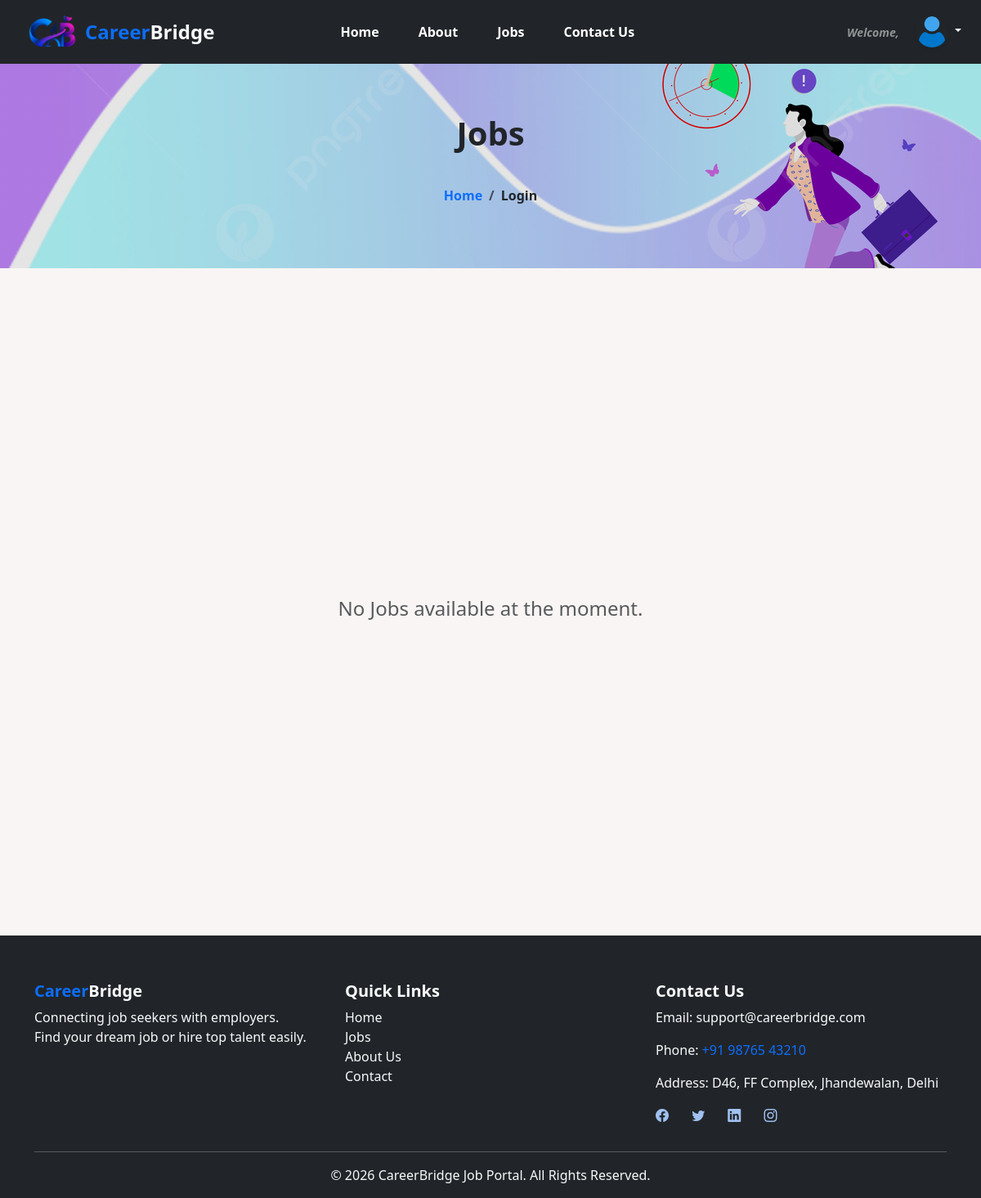
Before: /category-view/3/ (signed in) with the older database file.
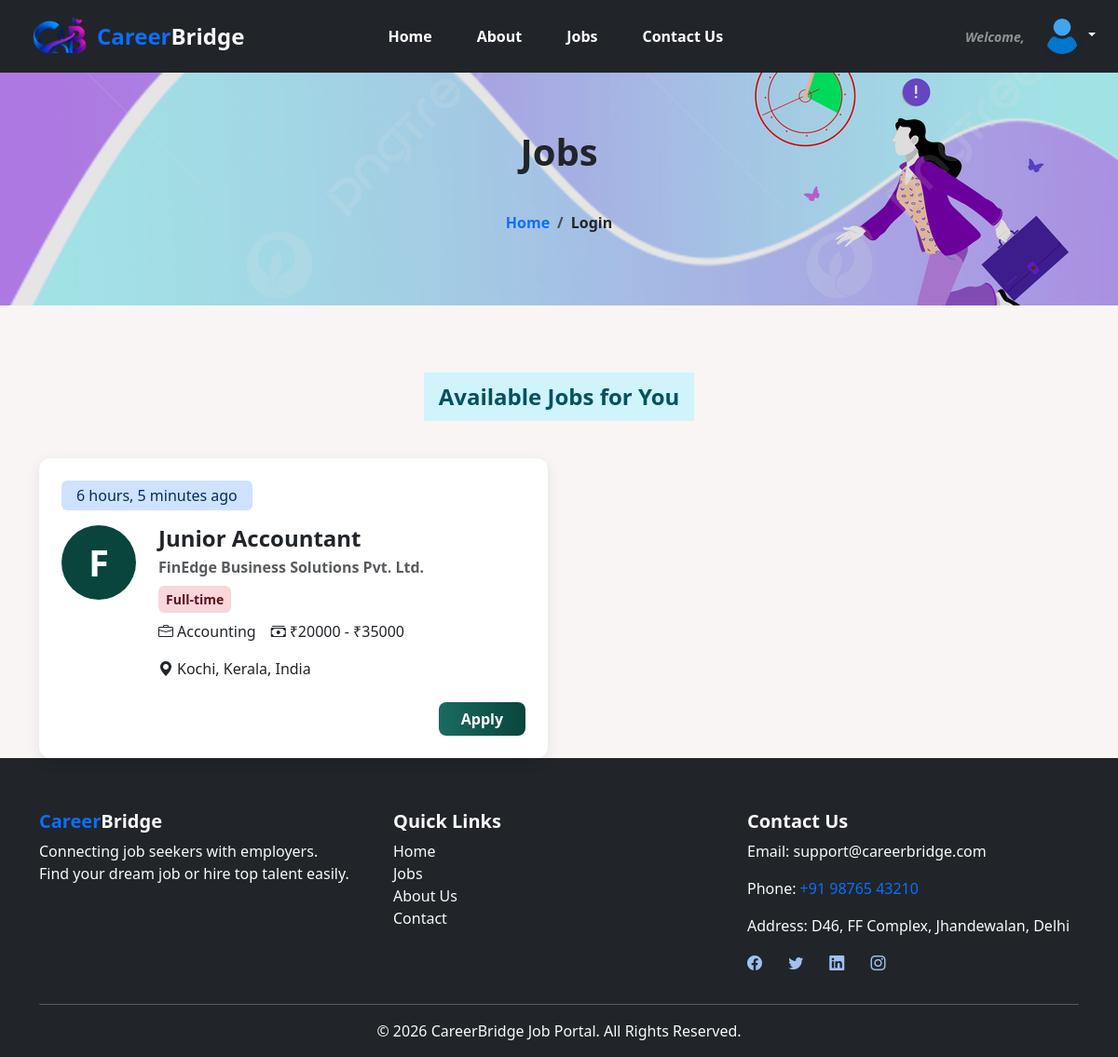
After: the same page with the newer database file.
### job/models.py (models this page shows, shortened)
class Job(models.Model):
    jobtype_choices = (
        ('Full-time', 'Full time'),
        ('Part-time', 'Part time'),
        ('Temporary', 'Temporary'),
        ('Freelance', 'Freelance'),
    )
    work_location_choices = (
        ('On-site', 'On-site'),
        ('Remote', 'Remote'),
        ('Hybrid', 'Hybrid'),
    )
    job_title = models.CharField(max_length=50)
    company_name = models.CharField(max_length=50)
    company_logo = models.ImageField(upload_to='company_logos', null=True, blank=True)
    location = models.CharField(max_length=100)
    job_type = models.CharField(max_length=50, choices=jobtype_choices)
    category = models.ForeignKey(Category, on_delete=models.CASCADE)
    industry_type = models.ForeignKey(Industry, on_delete=models.CASCADE, null=True, blank=True)
    description = models.TextField()
    responsibilities = models.TextField()
    skills = models.TextField()
    min_salary = models.PositiveIntegerField()
    max_salary = models.PositiveIntegerField()
    experience = models.TextField(max_length=50)
    work_location = models.CharField(max_length=50, choices=work_location_choices)
    deadline = models.DateField()
    created_at = models.DateTimeField(auto_now_add=True)
    updated_at = models.DateTimeField(auto_now=True)
    is_featured = models.BooleanField(default=False)
    employer = models.ForeignKey(User, on_delete=models.CASCADE, null=True, blank=True)

class Industry(models.Model):
    industry_type =  models.CharField(max_length=30)
    category = models.ForeignKey(Category, on_delete=models.CASCADE)

### job/views.py (the view)
# urls.py: path('category-view/<int:id>/', views.category_view, name='category_view'),
def category_view(request,id):
    jobs = Job.objects.filter(category_id=id)
    return render(request, 'category_view.html', {'jobs': jobs})

### job/templates/category_view.html (shortened to what the changed rows need)
{% extends 'base.html' %}
{% load static %}
{% block content %}
<div class="container mt-3">
    {% if jobs %}
    <div class="text-center mt-5 py-4">
        <p class="small bg-info-subtle text-info-emphasis fs-4 fw-bold d-inline-block px-3 py-2">Available Jobs for You</p>
    </div>
    <div class="row g-4 align-items-center">
        {% for job in jobs %}
        <div class="col-lg-6 col-md-12 col-12">
            <a href="{% url 'job_details' job.id %}" class="text-decoration-none text-dark">
                <div class="card p-4 h-100 job-card">
                    <div class="mb-3">
                        <span class="d-inline-block px-3 py-1 bg-primary-subtle text-primary-emphasis rounded-2">
                            {{ job.created_at|timesince }} ago
                        </span>
                    </div>
                    <div class="d-flex align-items-start gap-4">
                        <div class="flex-shrink-0">
                            {% if job.company_logo %}
                                <img src="/media/{{ job.company_logo }}" class="img-fluid rounded-circle object-fit-cover" style="width:80px; height:80px;" alt="Company Logo">
                            {% else %}
                                <div class="rounded-circle d-flex align-items-center justify-content-center text-white fw-bold"style="width:80px; height:80px; font-size:40px; background-color: #09453d;">
                                    {{ job.company_name|first|upper }}
                                </div>
                            {% endif %}
                        </div>
                        <div class="flex-grow-1">
                            <h5 class="mb-1 fw-bold job-title fs-4"> {{ job.job_title }} </h5>
                            <p class="mb-2 text-muted fw-semibold">{{ job.company_name }}</p>
                            <div class="mb-2">
                                <span class="small d-inline-block px-2 py-1 bg-danger-subtle text-danger-emphasis fw-semibold rounded">
                                    {{ job.job_type }}
                                </span>
                            </div>
                            <div class="d-flex flex-wrap gap-3 text-dark mt-2">
                                {% if job.industry_type %}
                                <div class="d-flex align-items-center">
                                    <i class="bi bi-briefcase me-1"></i>
                                    <span>{{ job.industry_type.industry_type }}</span>
                                </div>
                                {% endif %}
                                <div class="d-flex align-items-center">
                                    <i class="bi bi-cash-stack me-1"></i>
                                    <span> ₹{{ job.min_salary }} - ₹{{ job.max_salary }}</span>
                                </div>
                                <div class="d-flex align-items-center">
                                    <i class="bi bi-geo-alt-fill me-1"></i>
                                    <span>{{ job.location }}</span>
                                </div>
                            </div>
                        </div>
                    </div>
                    <div class="text-end mt-4">
                        <a href="#applyjob{{ i.id }}" class="btn btn-primary fw-bold px-4">Apply</a>
                    </div>
                </div>
            </a>
        </div>
        {% endfor %}
    </div>
    {% else %}
    <div class="row align-items-center vh-100">
        <h4 class="text-muted text-center my-5">No Jobs available at the moment.</h4>
    </div>
    {% endif %}
</div>
{% endblock content %}

Changed rows visible on the page:
added Job: created_at "6 hours, 5 minutes", company_name|first "F", job_title "Junior Accountant", company_name "FinEdge Business Solutions Pvt. Ltd.", job_type "Full-time", industry_type.industry_type "Accounting", min_salary "20000", max_salary "35000", location "Kochi, Kerala, India"
Other visible differences:
text no longer shown: "No Jobs available at the moment."
text now shown: "Available Jobs for You"
